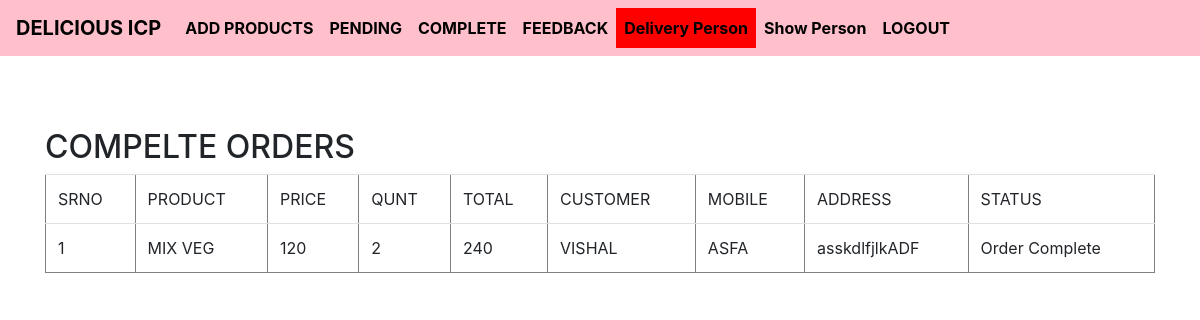
/complete.php, run on an earlier commit of the app's database.
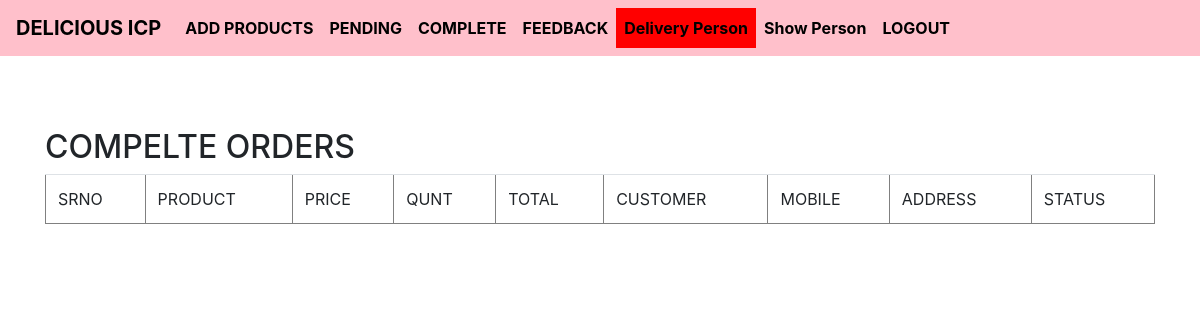
And on a later commit of the database.
### tables this page shows
CREATE TABLE `orders` (
  `id` int(11) NOT NULL,
  `dtime` varchar(50) NOT NULL,
  `product` varchar(50) NOT NULL,
  `price` varchar(50) NOT NULL,
  `quantity` varchar(50) NOT NULL,
  `total` varchar(50) NOT NULL,
  `discount` varchar(50) NOT NULL,
  `delivery` varchar(50) NOT NULL,
  `final_total` varchar(50) NOT NULL,
  `cname` varchar(50) NOT NULL,
  `mobile` varchar(1000) NOT NULL,
  `address` varchar(50) NOT NULL,
  `mode` varchar(50) NOT NULL,
  `status` varchar(10) NOT NULL
);

### complete.php (the view, shortened to what this page needs)
<!DOCTYPE html>
<html>
<head>
  <link rel="stylesheet" href="https://cdn.jsdelivr.net/npm/bootstrap@4.6.2/dist/css/bootstrap.min.css">
</head>
<body>
<?php include_once "admin_nav.php"; ?>
<div class="container">
<br><br>
<br>
<h2>COMPELTE ORDERS</h2>
 <table border="1" cellpadding="15" width="100%" class="table table-borderd">
 <tr>
 	 <td>SRNO</td>
 	 <td>PRODUCT</td>
   <td>PRICE</td>
   <td>QUNT</td>
   <TD>TOTAL</TD>
   <TD>CUSTOMER</TD>
   <TD>MOBILE</TD>
   <TD>ADDRESS</TD>
   <TD>STATUS</TD>
    </tr>
 <?php
    $con=mysqli_connect("localhost","root","","class");
    $status = 1;
    $query="select*from orders where status = ".$status." ";
    $read=mysqli_query($con,$query);
    $counter=0;
    while($row =mysqli_fetch_array($read))
    {
    	$counter++;
    	 echo"
    	 <tr>
        <td>$counter</td>
   <td>$row[product]</td>
   <td>$row[price]</td>
   <td>$row[quantity]</td>
   <td>$row[total]</td>
   <td>$row[cname]</td>
   <td>$row[mobile]</td>
   <td>$row[address]</td>
   <TD>Order Complete</TD>
 	</tr>
    ";
    }
     ?>
 </table>
</body>
</html>

What changed in the data, as far as the page shows it:
removed orders: product "MIX VEG", price "120", quantity "2", total "240", cname "VISHAL", mobile "ASFA", address "asskdlfjlkADF"
